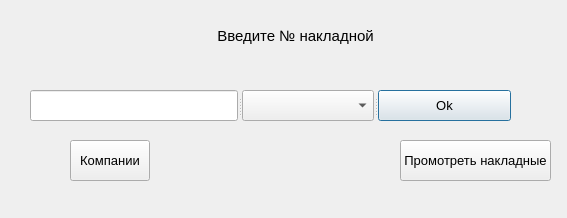
<?xml version="1.0" encoding="UTF-8"?>
<ui version="4.0">
 <class>office</class>
 <widget class="QDialog" name="office">
  <property name="geometry">
   <rect>
    <x>0</x>
    <y>0</y>
    <width>567</width>
    <height>218</height>
   </rect>
  </property>
  <property name="windowTitle">
   <string>Dialog</string>
  </property>
  <widget class="QLabel" name="label">
   <property name="geometry">
    <rect>
     <x>200</x>
     <y>10</y>
     <width>191</width>
     <height>51</height>
    </rect>
   </property>
   <property name="font">
    <font>
     <pointsize>11</pointsize>
    </font>
   </property>
   <property name="text">
    <string>Введите № накладной</string>
   </property>
   <property name="alignment">
    <set>Qt::AlignCenter</set>
   </property>
  </widget>
  <widget class="QSplitter" name="splitter">
   <property name="geometry">
    <rect>
     <x>30</x>
     <y>90</y>
     <width>481</width>
     <height>31</height>
    </rect>
   </property>
   <property name="orientation">
    <enum>Qt::Horizontal</enum>
   </property>
   <widget class="QLineEdit" name="lineEdit">
    <property name="font">
     <font>
      <pointsize>10</pointsize>
     </font>
    </property>
   </widget>
   <widget class="QComboBox" name="comboBox">
    <property name="font">
     <font>
      <pointsize>10</pointsize>
     </font>
    </property>
    <property name="currentText">
     <string/>
    </property>
   </widget>
   <widget class="QPushButton" name="okButton">
    <property name="font">
     <font>
      <pointsize>10</pointsize>
     </font>
    </property>
    <property name="text">
     <string>Ok</string>
    </property>
   </widget>
  </widget>
  <widget class="QWidget" name="">
   <property name="geometry">
    <rect>
     <x>70</x>
     <y>140</y>
     <width>481</width>
     <height>41</height>
    </rect>
   </property>
   <layout class="QGridLayout" name="gridLayout">
    <item row="0" column="0">
     <widget class="QPushButton" name="addCompanyButton">
      <property name="sizePolicy">
       <sizepolicy hsizetype="Minimum" vsizetype="Expanding">
        <horstretch>0</horstretch>
        <verstretch>0</verstretch>
       </sizepolicy>
      </property>
      <property name="font">
       <font>
        <pointsize>10</pointsize>
       </font>
      </property>
      <property name="text">
       <string>Компании</string>
      </property>
     </widget>
    </item>
    <item row="0" column="1">
     <spacer name="horizontalSpacer">
      <property name="orientation">
       <enum>Qt::Horizontal</enum>
      </property>
      <property name="sizeHint" stdset="0">
       <size>
        <width>208</width>
        <height>20</height>
       </size>
      </property>
     </spacer>
    </item>
    <item row="0" column="2">
     <widget class="QPushButton" name="showWaybillsButton">
      <property name="sizePolicy">
       <sizepolicy hsizetype="Minimum" vsizetype="Expanding">
        <horstretch>0</horstretch>
        <verstretch>0</verstretch>
       </sizepolicy>
      </property>
      <property name="font">
       <font>
        <pointsize>10</pointsize>
       </font>
      </property>
      <property name="text">
       <string>Промотреть накладные</string>
      </property>
     </widget>
    </item>
   </layout>
  </widget>
 </widget>
 <resources/>
 <connections/>
</ui>
